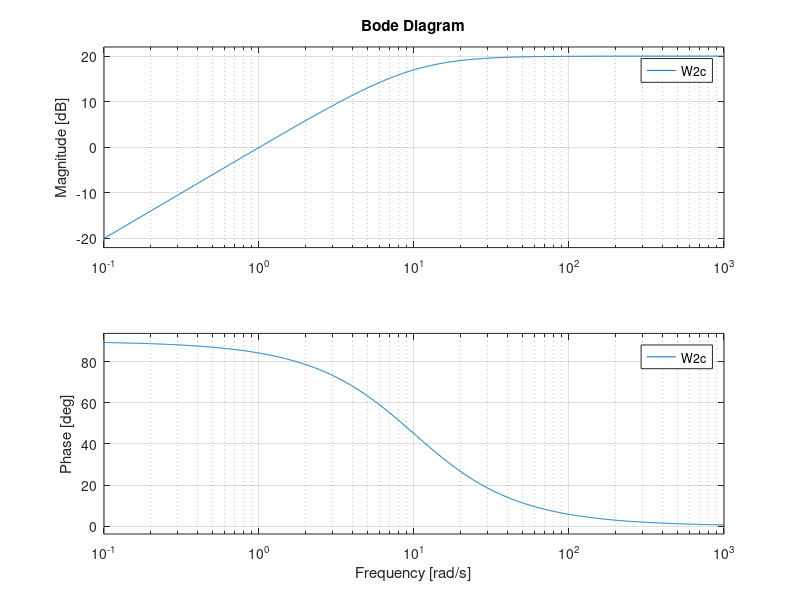

Here is the MATLAB script that generated this plot:
% A=1/16;
% M=20;
% w2=3.5;
% num=[1/A w2*1/A*1/M];
% den=[1 w2*1/A];
num = [10 0]; den = [1 10];
W2c=tf(num,den)
bode(W2c); grid on;
[aw2,bw2,cw2,dw2] = tf2ss(num,den)